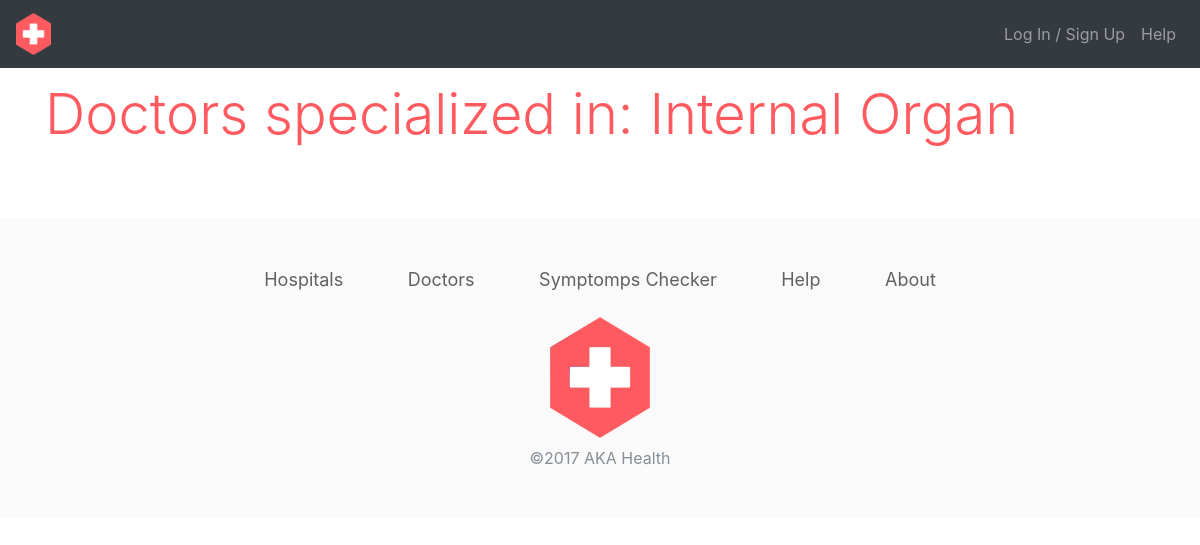
/expertise/detail_expertise.php?expertise=Internal Organ, run on an earlier commit of the app's database.
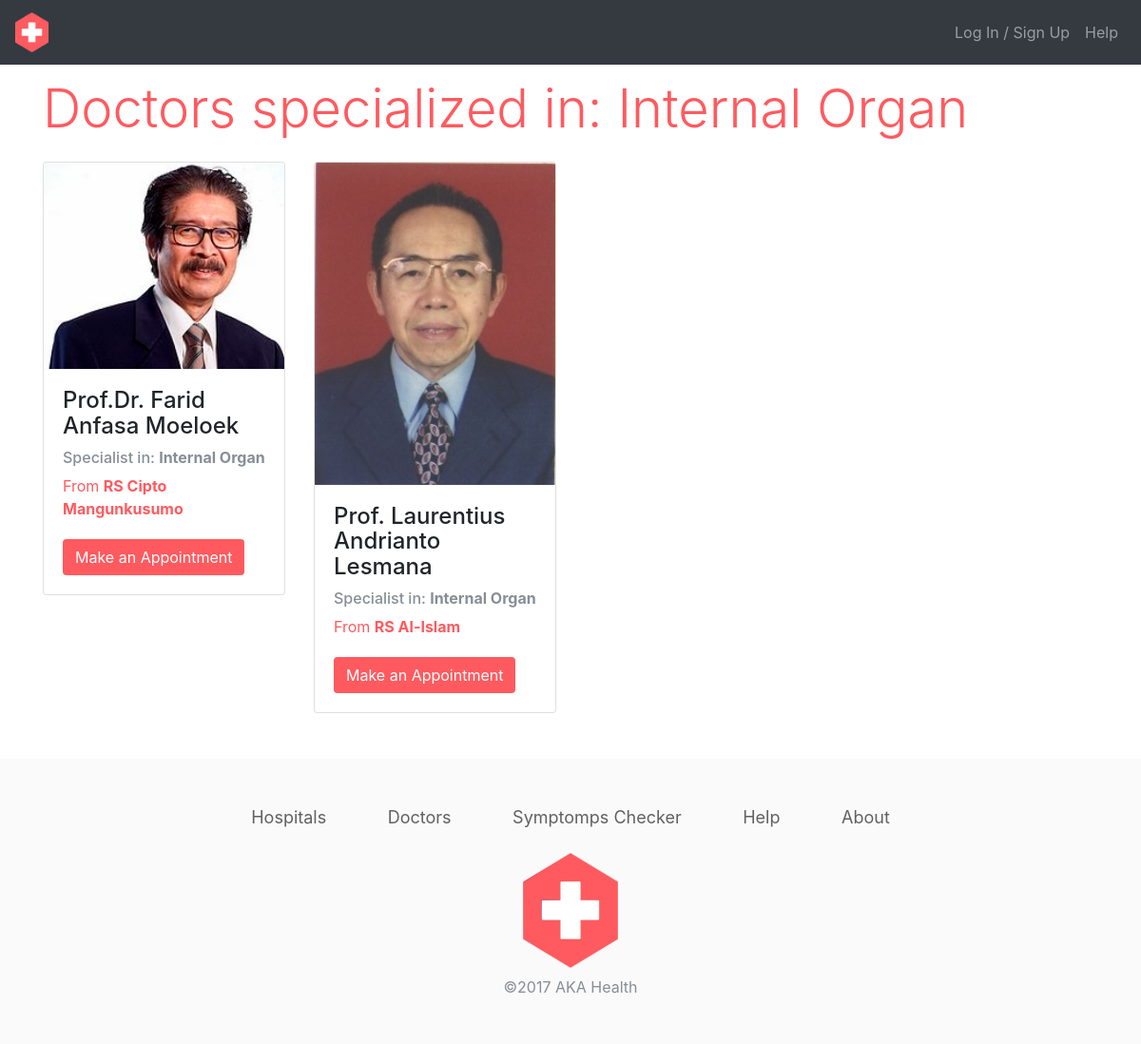
And on a later commit of the database.
### tables this page shows
CREATE TABLE `dokter` (
  `id_dok` int(11) NOT NULL,
  `id_rs` int(5) NOT NULL,
  `nama_dok` varchar(50) NOT NULL,
  `keahlian` text NOT NULL,
  `no_telp` varchar(13) NOT NULL,
  `gambar` varchar(30) NOT NULL
);

CREATE TABLE `rumahsakit` (
  `id_rs` int(11) NOT NULL,
  `nama_rs` varchar(50) NOT NULL,
  `alamat` text NOT NULL,
  `no_telp` varchar(13) NOT NULL,
  `gambar` varchar(30) DEFAULT NULL,
  `id_lokasi` int(11) DEFAULT NULL
);

### expertise/detail_expertise.php (the view, shortened to what this page needs)
<?php
include "../config.php";
$expertise = $_GET['expertise'];
$query ="SELECT dokter.*, rumahsakit.nama_rs FROM dokter join rumahsakit on dokter.id_rs = rumahsakit.id_rs WHERE keahlian ='$expertise'";
$result = mysqli_query($db, $query);
?>
<!DOCTYPE html>
<html>
<head>
    <link rel="stylesheet" href="../assets/css/bootstrap.min.css">
    <link rel="stylesheet" href="../assets/css/style.css">
</head>
<body>
<nav class="navbar navbar-expand-lg navbar-dark bg-dark">
    <a class="navbar-brand" href="../index.php">
        <img src="../assets/img/logohospital.png" alt="logo aka hospital"
             width="35">
    </a>
    <div class="collapse navbar-collapse" id="navbarSupportedContent">
        <ul class="navbar-nav ml-auto">
            <?php if (array_key_exists('login_user', $_SESSION)) { ?>
                <li class="nav-item dropdown">
                    <a class="nav-link dropdown-toggle" href="#" id="navbarDropdown" role="button" data-toggle="dropdown"
                       aria-haspopup="true" aria-expanded="false">
                        <?php echo $_SESSION['login_user']['nama'] ?>
                    </a>
                    <div class="dropdown-menu dropdown-menu-right" aria-labelledby="navbarDropdown">
                        <a class="dropdown-item" href="#">Profile</a>
                        <div class="dropdown-divider"></div>
                        <a class="dropdown-item" href="../logout.php">Log Out</a>
                    </div>
                </li>
            <?php } else { ?>
                <li class="nav-item">
                    <a class="nav-link" href="../login.php">Log In / Sign Up</a>
                </li>
                <li class="nav-item">
                    <a class="nav-link" href="../about.php">Help</a>
                </li>
            <?php } ?>
        </ul>
    </div>
</nav>
<div class="app pt-3">
    <div class="container">
        <div class="row">
            <div class="col-12">
                <h1 class="title display-4">Doctors specialized in: <?php echo $expertise ?></h1>
            </div>
        </div>
        <div class="row mt-3">
            <?php while ($baris = mysqli_fetch_assoc($result)) { ?>
                <div class="col-3">
                    <div class="card">
                        <img class="card-img-top" src="../assets/img/<?php echo $baris['gambar'] ?>">
                        <div class="card-body">
                            <h4 class="card-title"><?php echo $baris['nama_dok'] ?></h4>
                            <h6 class="card-subtitle my-2 text-muted">Specialist in: <b><?php echo $baris['keahlian'] ?></b></h6>
                            <p class="card-text title">From <a href="hospital/detail_hospital.php?nama_rs=<?php echo $baris['nama_rs'] ?>"><?php echo $baris['nama_rs'] ?></a></p>
                            <a href="#" class="btn btn-aka mt-1 btn-fluid">Make an Appointment</a>
                        </div>
                    </div>
                </div>
            <?php } ?>
        </div>
    </div>
</div>
<div class="footer">
    <div class="container">
        <div class="row">
            <div class="col">
                <div class="text-center">
                    <a href="#" class="aka">Hospitals</a>
                    <a href="#" class="aka">Doctors</a>
                    <a href="#" class="aka">Symptomps Checker</a>
                    <a href="#" class="aka">Help</a>
                    <a href="#" class="aka">About</a>
                </div>
            </div>
        </div>
        <div class="row">
            <div class="col">
                <img src="../assets/img/logohospital.png" alt="logo aka hospital"
                     width="100" class="mt-4">
                <p class="text-secondary text-center mt-2">&copy;2017 AKA Health</p>
            </div>
        </div>
    </div>
</div>
</body>
</html>

What changed in the data, as far as the page shows it:
added dokter: gambar (picture), nama_dok "Prof.Dr. Farid Anfasa Moeloek", keahlian "Internal Organ", id_rs.nama_rs "RS Cipto Mangunkusumo"
added dokter: gambar (picture), nama_dok "Prof. Laurentius Andrianto Lesmana", keahlian "Internal Organ", id_rs.nama_rs "RS Al-Islam"
